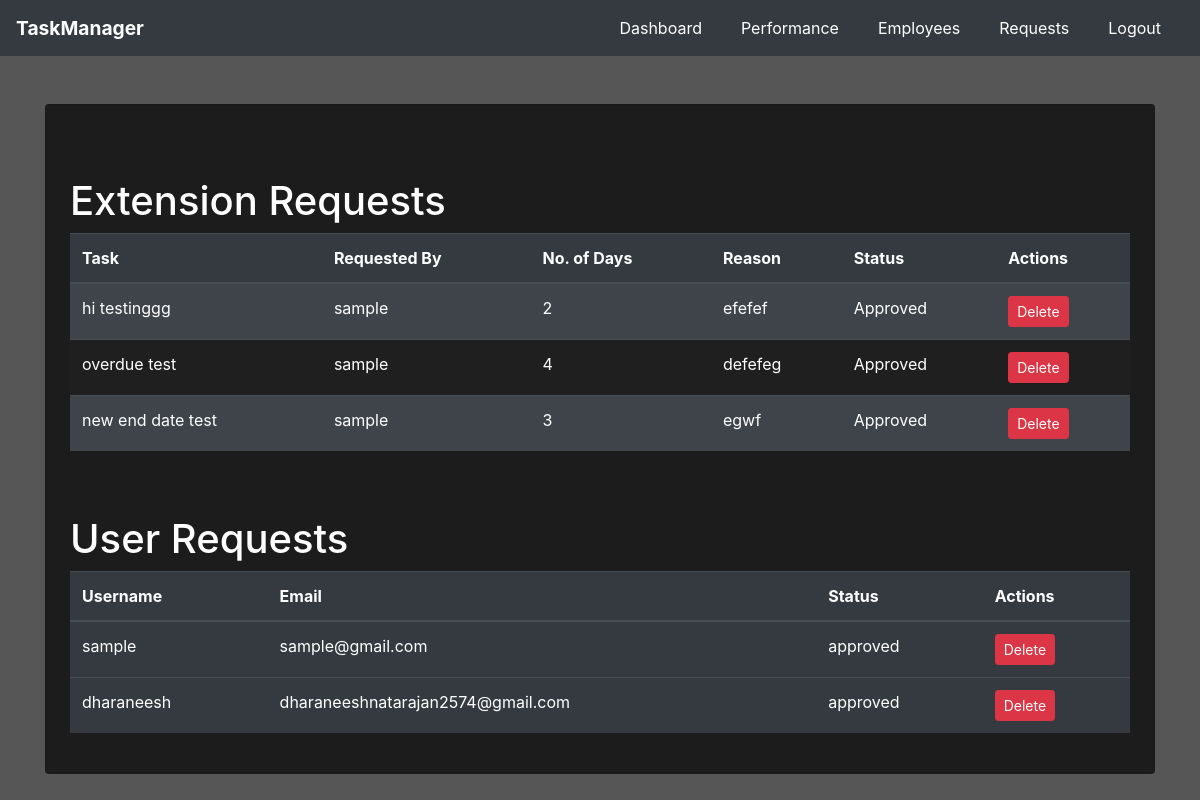
/admin/requests (signed in), run on an earlier commit of the app's database.
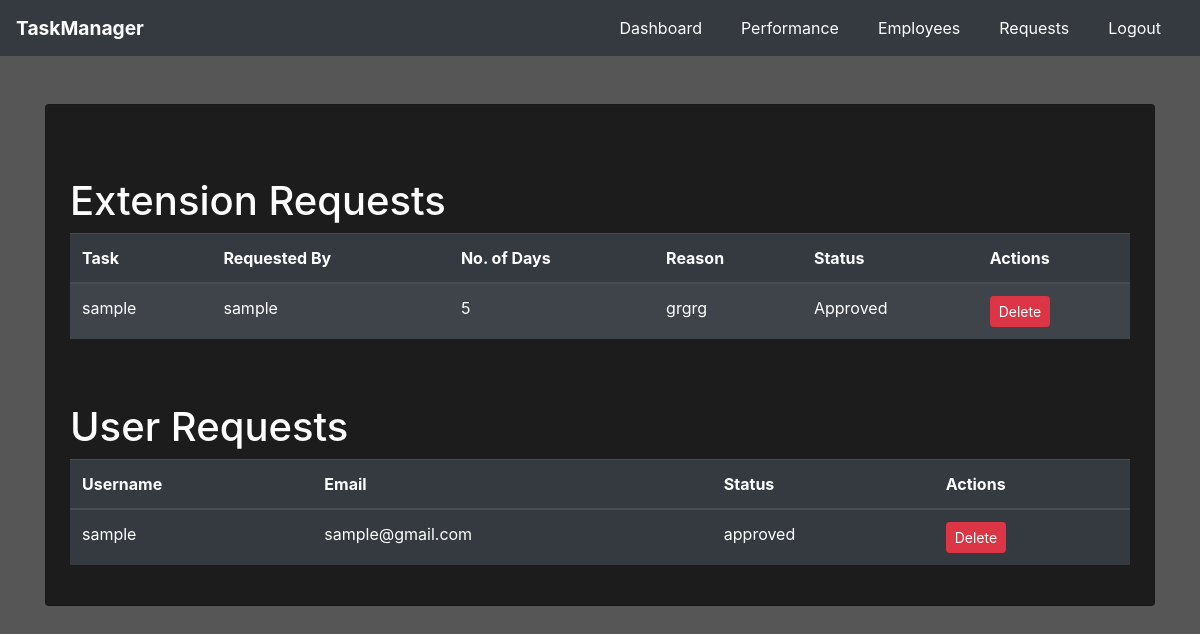
And on a later commit of the database.
### website/models.py (models this page shows, shortened)
class ExtensionRequest(db.Model):
    id = db.Column(db.Integer, primary_key=True)
    task_id = db.Column(db.Integer, db.ForeignKey('task.id', ondelete='CASCADE'), nullable=False)
    user_id = db.Column(db.Integer, db.ForeignKey('user.id', ondelete='CASCADE'), nullable=False)
    no_of_days = db.Column(db.Integer, nullable=False)
    reason = db.Column(db.Text, nullable=False)
    status = db.Column(db.String(50), nullable=False, default='Pending')
    task = db.relationship('Task', back_populates='extension_requests')
    requesting_user = db.relationship('User', back_populates='extension_requests', overlaps="user")

class Task(db.Model):
    id = db.Column(db.Integer, primary_key=True)
    title = db.Column(db.String(150), nullable=False)
    description = db.Column(db.Text, nullable=False)
    category = db.Column(db.String(100), nullable=False)  # New field for category
    start_date = db.Column(db.Date, nullable=False)
    end_date = db.Column(db.Date, nullable=False)
    status = db.Column(db.String(50), nullable=False, default='Ongoing')
    assigned_by = db.Column(db.Integer, db.ForeignKey('user.id', ondelete='CASCADE'), nullable=False)
    assignments = db.relationship('TaskAssignment', back_populates='task', cascade="all, delete-orphan")
    extension_requests = db.relationship('ExtensionRequest', back_populates='task', cascade="all, delete-orphan")

class User(UserMixin, db.Model):
    id = db.Column(db.Integer, primary_key=True)
    username = db.Column(db.String(150), unique=True, nullable=False)
    password = db.Column(db.String(150), nullable=False)
    role = db.Column(db.String(50), nullable=False)
    email = db.Column(db.String(150), unique=True, nullable=False)
    assigned_tasks = db.relationship('TaskAssignment', backref='assigned_to', lazy=True, cascade="all, delete-orphan")
    tasks_assigned = db.relationship('Task', backref=db.backref('assigned_by_user'), lazy=True)
    extension_requests = db.relationship('ExtensionRequest', back_populates='requesting_user', lazy=True, overlaps="user", cascade="all, delete-orphan")

class UserRequest(db.Model):
    id = db.Column(db.Integer, primary_key=True)
    username = db.Column(db.String(150), unique=True, nullable=False)
    email = db.Column(db.String(150), unique=True, nullable=False)
    password = db.Column(db.String(150), nullable=False)
    role = db.Column(db.String(50), nullable=False, default='employee')
    status = db.Column(db.String(50), nullable=False, default='pending')

### website/auth.py (the view)
@auth.route('/admin/requests', methods=['GET'])
def view_requests():
    if current_user.role == 'admin':
        extension_requests = ExtensionRequest.query.all()
        requests = UserRequest.query.filter_by(role='employee').all()
        return render_template('admin/user_request.html', extension_requests=extension_requests, requests=requests)
    elif current_user.role == 'superuser' :
        user_requests = UserRequest.query.all()
        return render_template('superuser/superuser_requests.html', user_requests=user_requests)
    else:
        return redirect(url_for('main.home'))

### website/templates/admin/user_request.html (shortened to what this page needs)
{% extends "base.html" %}
{% block navbar %}
<nav class="navbar navbar-expand-lg navbar-dark">
  <a class="navbar-brand" href="#">TaskManager</a>
  <div class="collapse navbar-collapse" id="navbarNav">
    <ul class="navbar-nav ml-auto">
      <li class="nav-item">
        <a class="nav-link" href="{{ url_for('main.admin_dashboard') }}">Dashboard</a>
      </li>
      <li class="nav-item">
        <a class="nav-link" href="{{ url_for('main.performance') }}">Performance</a>
      </li>
      <li class="nav-item">
        <a class="nav-link" href="{{ url_for('main.employees') }}">Employees</a>
      </li>
      <li class="nav-item">
        <a class="nav-link" href="{{ url_for('auth.view_requests') }}">Requests</a>
      </li>
      <li class="nav-item">
        <a class="nav-link" href="{{ url_for('auth.logout') }}">Logout</a>
      </li>
    </ul>
  </div>
</nav>
{% endblock %}
{% block content %}
<div class="container mt-5">
  <div class="card p-4" style="background-color: #1c1c1c; color: #ffffff;">
  <div class="row mt-5">
    <div class="col-md-12">
        <h1>Extension Requests</h1>
        <table class="table table-striped table-dark">
            <thead>
                <tr>
                    <th>Task</th>
                    <th>Requested By</th>
                    <th>No. of Days</th>
                    <th>Reason</th>
                    <th>Status</th>
                    <th>Actions</th>
                </tr>
            </thead>
            <tbody>
                {% for extension_request in extension_requests %}
                <tr>
                    <td>{{ extension_request.task.title }}</td>
                    <td>{{ extension_request.requesting_user.username }}</td>
                    <td>{{ extension_request.no_of_days }}</td>
                    <td>{{ extension_request.reason }}</td>
                    <td>{{ extension_request.status }}</td>
                    <td>
                        <form action="{{ url_for('main.delete_extension_request', request_id=extension_request.id) }}" method="post" style="display: inline;">
                            <button type="submit" class="btn btn-sm btn-danger">Delete</button>
                        </form>
                    </td>
                </tr>
                {% endfor %}
            </tbody>
        </table>
    </div>
  </div>
  <div class="row mt-5">
    <div class="col-md-12">
      <h1>User Requests</h1>
      <table class="table table-dark">
          <thead>
              <tr>
                  <th>Username</th>
                  <th>Email</th>
                  <th>Status</th>
                  <th>Actions</th>
              </tr>
          </thead>
          <tbody>
              {% for request in requests %}
              <tr>
                  <td>{{ request.username }}</td>
                  <td>{{ request.email }}</td>
                  <td>{{ request.status }}</td>
                  <td>
                      <div class="d-flex">
                        <form action="{{ url_for('auth.delete_request', request_id=request.id) }}" method="post" style="display: inline;">
                            <button type="submit" class="btn btn-sm btn-danger">Delete</button>
                        </form>
                      </div>
                  </td>
              </tr>
              {% endfor %}
          </tbody>
      </table>
    </div>
  </div>
</div>
{% endblock %}

What changed in the data, as far as the page shows it:
removed ExtensionRequest: task "overdue test", requesting_user.username "sample", no_of_days "4", reason "defefeg", status "Approved"
removed ExtensionRequest: task "new end date test", requesting_user.username "sample", no_of_days "3", reason "egwf", status "Approved"
removed UserRequest: username "dharaneesh", email "dharaneeshnatarajan2574@gmail.com", status "approved"
changed ExtensionRequest "Approved": task "hi testinggg" → "sample"; no_of_days "2" → "5"; reason "efefef" → "grgrg"
